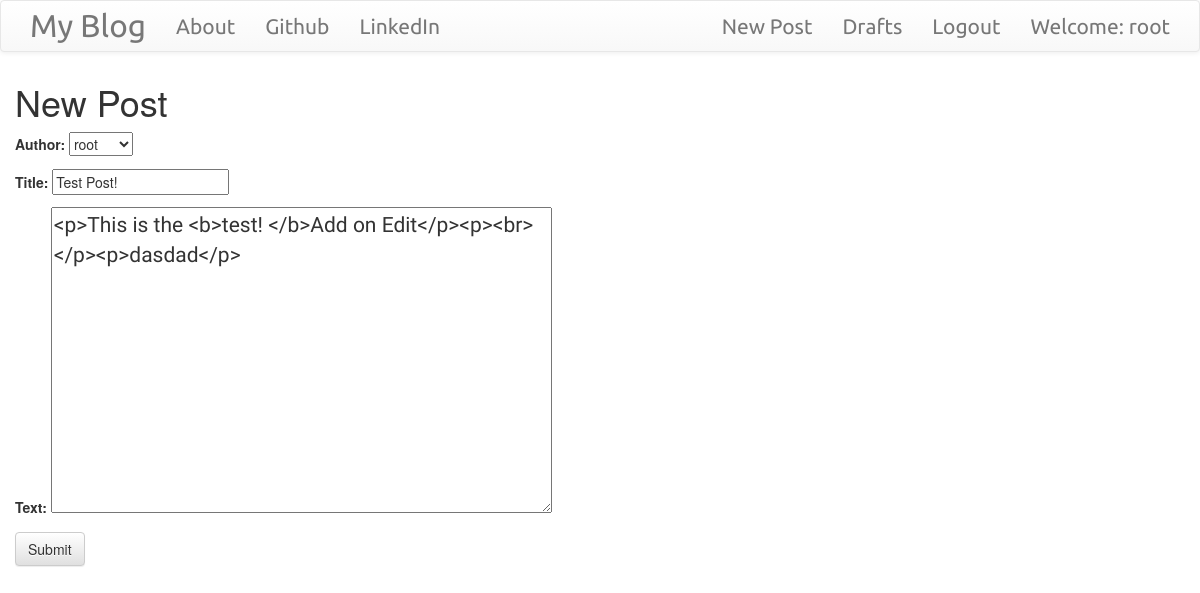
Screenshot of /post/1/edit/ (signed in) with the database file from the repository.
### blog/models.py (models this page shows, shortened)
class Post(models.Model):
    author = models.ForeignKey('auth.User')
    title = models.CharField(max_length=200)
    text = models.TextField()
    created_date = models.DateTimeField(default=timezone.now())
    published_date = models.DateTimeField(blank=True, null=True)

### blog/views.py (the view)
# urls.py: url(r'^post/(?P<pk>\d+)/edit/$', views.PostUpdateView.as_view(), name='post_edit'),
class PostUpdateView(LoginRequiredMixin, UpdateView):
    login_url = '/login/'
    redirect_field_name = 'blog/post_detail.html'
    form_class = PostForm
    model = Post

### blog/forms.py
class PostForm(forms.ModelForm):
    class Meta():
        model = Post
        fields = ('author', 'title', 'text')
        widgets = {
            'title':forms.TextInput(attrs={'class':'textinputclass'}),  #给form添加class属性textinputclass是自定义的class
            'text':forms.Textarea(attrs={'class':'editable medium-editor-textarea postcontent'}) #postcontent也是自定义的属性
        }

### blog/templates/blog/post_form.html (shortened to what this page needs)
{% extends 'blog/base.html' %}
{% block content %}
  <h1>New Post</h1>
  <form class="post-form" method="post">
    {{ form.as_p }}
    <button type="submit" class="save btn btn-default">Submit</button>
  </form>
{% endblock %}

### blog/templates/blog/base.html (shortened to what this page needs)
<!DOCTYPE html>
{% load staticfiles %}
<html>
  <head>
    <link rel="stylesheet" href="https://maxcdn.bootstrapcdn.com/bootstrap/3.3.7/css/bootstrap.min.css">
    <link rel="stylesheet" href="https://maxcdn.bootstrapcdn.com/bootstrap/3.3.7/css/bootstrap-theme.min.css">
    <link rel="stylesheet" href="//cdn.jsdelivr.net/medium-editor/latest/css/medium-editor.min.css" type="text/css" media="screen" charset="utf-8">
    <link rel="stylesheet" href="{% static 'css/blog.css' %}">
  </head>
  <body>
    <nav class="navbar navbar-default techfont custom-navbar">
      <div class="container">
        <div class="navbar-header">
          <a class="navbar-brand bigbrand" href="{% url 'post_list' %}">My Blog</a>
        </div>
        <ul class="nav navbar-nav">
          <li><a href="{% url 'about' %}">About</a></li>
          <li><a href="https://www.github.com">Github</a></li>
          <li><a href="https://www.linkedin.com">LinkedIn</a></li>
        </ul>
        <ul class="nav navbar-nav navbar-right">
          {% if user.is_authenticated %}
            <li><a href="{% url 'post_new' %}">New Post</a></li>
            <li><a href="{% url 'post_draft_list' %}">Drafts</a></li>
            <li><a href="{% url 'logout' %}">Logout</a></li>
            <li><a>Welcome: {{ user.username }}</a></li>
          {% else %}
            <li><a href="{% url 'login' %}"><span class="glyphicon glyphicon-user"></span></a></li>
          {% endif %}
        </ul>
      </div>
    </nav>
    <div class="container content">
      <div class="row">
        <div class="col-mid-8">
          <div class="blog_posts">
            {% block content %}
            {% endblock %}
          </div>
        </div>
      </div>
    </div>
  </body>
</html>

### blog/static/css/blog.css (style rules this page uses)
.techfont { font-family: 'Ubuntu', sans-serif; font-size: 1.5em; margin-bottom: 10px; }
.bigbrand { font-size: 1.5em; }
.postcontent { font-family: 'Architects Daughter', cursive; font-size: 1.5em; }

### rows the page displays
Post: author "root", title "Test Post!", text "<p>This is the <b>test! </b>Add on Edit</p><p><br></p><p>dasdad</p>"

### other values shown
{{ user.username }} "root"
